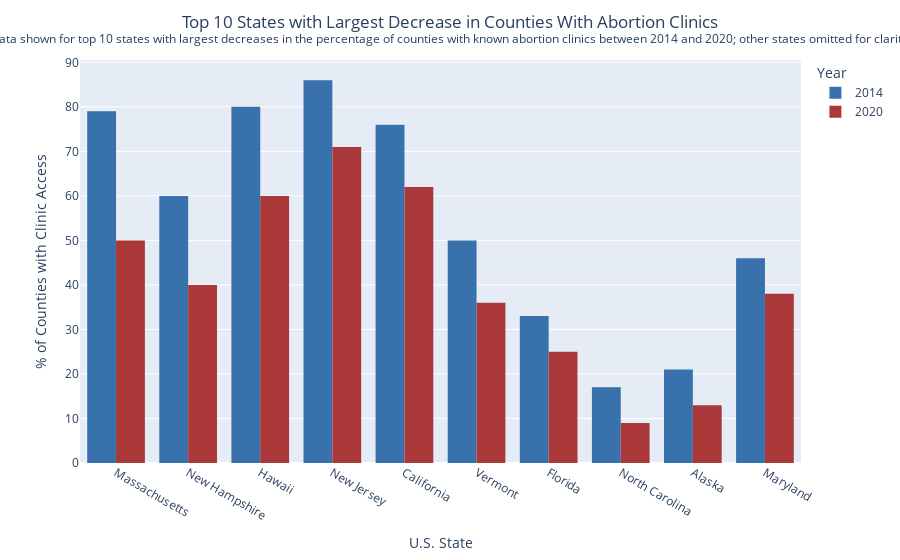

Notebook cell for this chart:
### Code cell
opp_fig = px.histogram(
    top_declines, 
    x='U.S. State', 
    y='Percent of Counties with Clinic', 
    color='Year', 
    barmode='group', 
    category_orders={'Year': ['2014', '2020']},
    color_discrete_map={
        '2014': '#3871ab',
        '2020': '#ab3838'
    }
)

opp_fig.update_layout(
    title={
        'text': "Top 10 States with Largest Decrease in Counties With Abortion Clinics<br><sup>Data shown for top 10 states with largest decreases in the percentage of counties with known abortion clinics between 2014 and 2020; other states omitted for clarity.</sup>",
        'y':0.95,
        'x':0.5,
        'xanchor': 'center',
        'yanchor': 'top',
    },
    yaxis_title='% of Counties with Clinic Access'
)

opp_fig.show()

### Figure 1 — Plotly figure (JSON) as saved in the notebook; plotly's stock layout.template omitted (floating-point values rounded to 4 significant figures)
{"data": [{"alignmentgroup": "True", "bingroup": "x", "histfunc": "sum", "hovertemplate": "Year=2014<br>U.S. State=%{x}<br>sum of Percent of Counties with Clinic=%{y}<extra></extra>", "legendgroup": "2014", "marker": {"color": "#3871ab", "pattern": {"shape": ""}}, "name": "2014", "offsetgroup": "2014", "orientation": "v", "showlegend": true, "type": "histogram", "x": ["Massachusetts", "New Hampshire", "Hawaii", "New Jersey", "California", "Vermont", "Florida", "North Carolina", "Alaska", "Maryland"], "xaxis": "x", "y": [79, 60, 80, 86, 76, 50, 33, 17, 21, 46], "yaxis": "y"}, {"alignmentgroup": "True", "bingroup": "x", "histfunc": "sum", "hovertemplate": "Year=2020<br>U.S. State=%{x}<br>sum of Percent of Counties with Clinic=%{y}<extra></extra>", "legendgroup": "2020", "marker": {"color": "#ab3838", "pattern": {"shape": ""}}, "name": "2020", "offsetgroup": "2020", "orientation": "v", "showlegend": true, "type": "histogram", "x": ["Massachusetts", "New Hampshire", "Hawaii", "New Jersey", "California", "Vermont", "Florida", "North Carolina", "Alaska", "Maryland"], "xaxis": "x", "y": [50, 40, 60, 71, 62, 36, 25, 9, 13, 38], "yaxis": "y"}], "layout": {"barmode": "group", "legend": {"title": {"text": "Year"}, "tracegroupgap": 0}, "margin": {"t": 60}, "title": {"text": "Top 10 States with Largest Decrease in Counties With Abortion Clinics<br><sup>Data shown for top 10 states with largest decreases in the percentage of counties with known abortion clinics between 2014 and 2020; other states omitted for clarity.</sup>", "x": 0.5, "xanchor": "center", "y": 0.95, "yanchor": "top"}, "xaxis": {"anchor": "y", "domain": [0, 1], "title": {"text": "U.S. State"}}, "yaxis": {"anchor": "x", "domain": [0, 1], "title": {"text": "% of Counties with Clinic Access"}}}}
